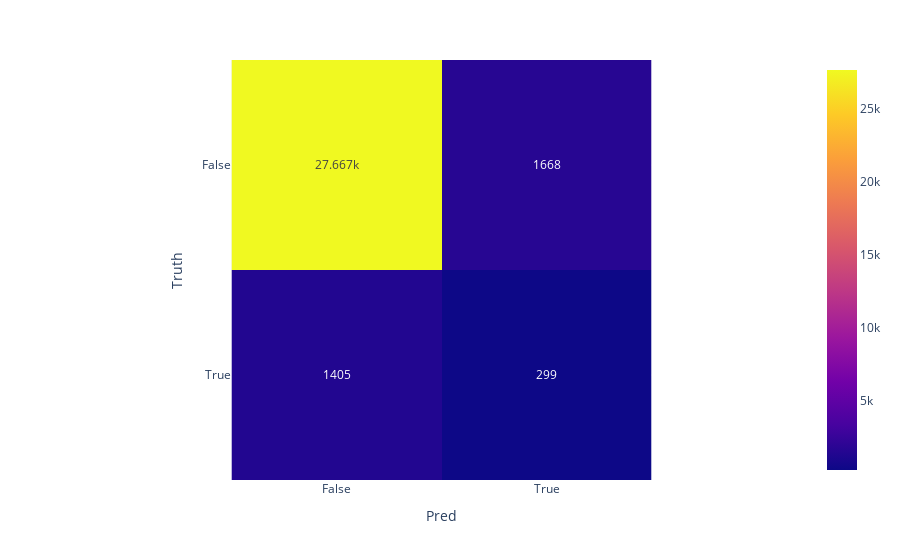

Source (notebook cell):
### Code cell
import plotly.express as px

fig = px.imshow([[tn, fp], [fn, tp]], text_auto=True, labels=dict(y="Truth", x="Pred"),
                x=["False", "True"],
                y=["False", "True"]
               )
fig.show()

### Figure 1 — Plotly figure (JSON) as saved in the notebook; plotly's stock layout.template omitted (floating-point values rounded to 4 significant figures)
{"data": [{"coloraxis": "coloraxis", "hovertemplate": "Pred: %{x}<br>Truth: %{y}<br>color: %{z}<extra></extra>", "name": "0", "texttemplate": "%{z}", "type": "heatmap", "x": ["False", "True"], "xaxis": "x", "y": ["False", "True"], "yaxis": "y", "z": [[27667, 1668], [1405, 299]]}], "layout": {"coloraxis": {"colorscale": [[0, "#0d0887"], [0.1111, "#46039f"], [0.2222, "#7201a8"], [0.3333, "#9c179e"], [0.4444, "#bd3786"], [0.5556, "#d8576b"], [0.6667, "#ed7953"], [0.7778, "#fb9f3a"], [0.8889, "#fdca26"], [1, "#f0f921"]]}, "margin": {"t": 60}, "xaxis": {"anchor": "y", "constrain": "domain", "domain": [0, 1], "scaleanchor": "y", "title": {"text": "Pred"}}, "yaxis": {"anchor": "x", "autorange": "reversed", "constrain": "domain", "domain": [0, 1], "title": {"text": "Truth"}}}}
